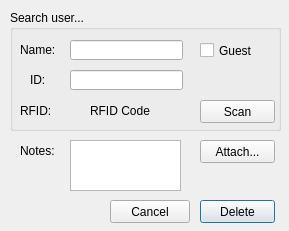
<?xml version="1.0" encoding="UTF-8"?>
<ui version="4.0">
 <class>DeleteUserWidget</class>
 <widget class="QDialog" name="DeleteUserWidget">
  <property name="geometry">
   <rect>
    <x>0</x>
    <y>0</y>
    <width>289</width>
    <height>231</height>
   </rect>
  </property>
  <property name="windowTitle">
   <string>Delete User</string>
  </property>
  <widget class="QPushButton" name="DeleteButton">
   <property name="geometry">
    <rect>
     <x>200</x>
     <y>200</y>
     <width>75</width>
     <height>23</height>
    </rect>
   </property>
   <property name="text">
    <string>Delete</string>
   </property>
  </widget>
  <widget class="QLabel" name="NotesText">
   <property name="geometry">
    <rect>
     <x>20</x>
     <y>140</y>
     <width>41</width>
     <height>21</height>
    </rect>
   </property>
   <property name="text">
    <string>Notes:</string>
   </property>
  </widget>
  <widget class="QPlainTextEdit" name="NotesInput">
   <property name="geometry">
    <rect>
     <x>70</x>
     <y>140</y>
     <width>111</width>
     <height>51</height>
    </rect>
   </property>
  </widget>
  <widget class="QPushButton" name="AttachButton">
   <property name="geometry">
    <rect>
     <x>200</x>
     <y>140</y>
     <width>75</width>
     <height>23</height>
    </rect>
   </property>
   <property name="text">
    <string>Attach...</string>
   </property>
  </widget>
  <widget class="QGroupBox" name="SearchUserGroup">
   <property name="geometry">
    <rect>
     <x>10</x>
     <y>10</y>
     <width>271</width>
     <height>121</height>
    </rect>
   </property>
   <property name="title">
    <string>Search user...</string>
   </property>
   <widget class="QLineEdit" name="NameInput">
    <property name="geometry">
     <rect>
      <x>60</x>
      <y>30</y>
      <width>113</width>
      <height>20</height>
     </rect>
    </property>
    <property name="text">
     <string/>
    </property>
   </widget>
   <widget class="QLabel" name="NameText">
    <property name="geometry">
     <rect>
      <x>10</x>
      <y>30</y>
      <width>47</width>
      <height>20</height>
     </rect>
    </property>
    <property name="text">
     <string>Name:</string>
    </property>
   </widget>
   <widget class="QCheckBox" name="GuestCheckBox">
    <property name="geometry">
     <rect>
      <x>190</x>
      <y>30</y>
      <width>70</width>
      <height>21</height>
     </rect>
    </property>
    <property name="text">
     <string>Guest</string>
    </property>
   </widget>
   <widget class="QLineEdit" name="IDInput">
    <property name="geometry">
     <rect>
      <x>60</x>
      <y>60</y>
      <width>113</width>
      <height>20</height>
     </rect>
    </property>
   </widget>
   <widget class="QLabel" name="IDText">
    <property name="geometry">
     <rect>
      <x>20</x>
      <y>60</y>
      <width>31</width>
      <height>20</height>
     </rect>
    </property>
    <property name="text">
     <string>ID:</string>
    </property>
   </widget>
   <widget class="QLabel" name="RFIDText">
    <property name="geometry">
     <rect>
      <x>10</x>
      <y>90</y>
      <width>47</width>
      <height>21</height>
     </rect>
    </property>
    <property name="text">
     <string>RFID:</string>
    </property>
   </widget>
   <widget class="QPushButton" name="ScanButton">
    <property name="geometry">
     <rect>
      <x>190</x>
      <y>90</y>
      <width>75</width>
      <height>23</height>
     </rect>
    </property>
    <property name="text">
     <string>Scan</string>
    </property>
   </widget>
   <widget class="QLabel" name="RFIDCodeText">
    <property name="geometry">
     <rect>
      <x>80</x>
      <y>90</y>
      <width>71</width>
      <height>21</height>
     </rect>
    </property>
    <property name="text">
     <string>RFID Code</string>
    </property>
   </widget>
  </widget>
  <widget class="QPushButton" name="CancelButton">
   <property name="geometry">
    <rect>
     <x>110</x>
     <y>200</y>
     <width>80</width>
     <height>23</height>
    </rect>
   </property>
   <property name="text">
    <string>Cancel</string>
   </property>
  </widget>
  <zorder>SearchUserGroup</zorder>
  <zorder>DeleteButton</zorder>
  <zorder>NotesText</zorder>
  <zorder>NotesInput</zorder>
  <zorder>AttachButton</zorder>
  <zorder>CancelButton</zorder>
 </widget>
 <resources/>
 <connections/>
</ui>
